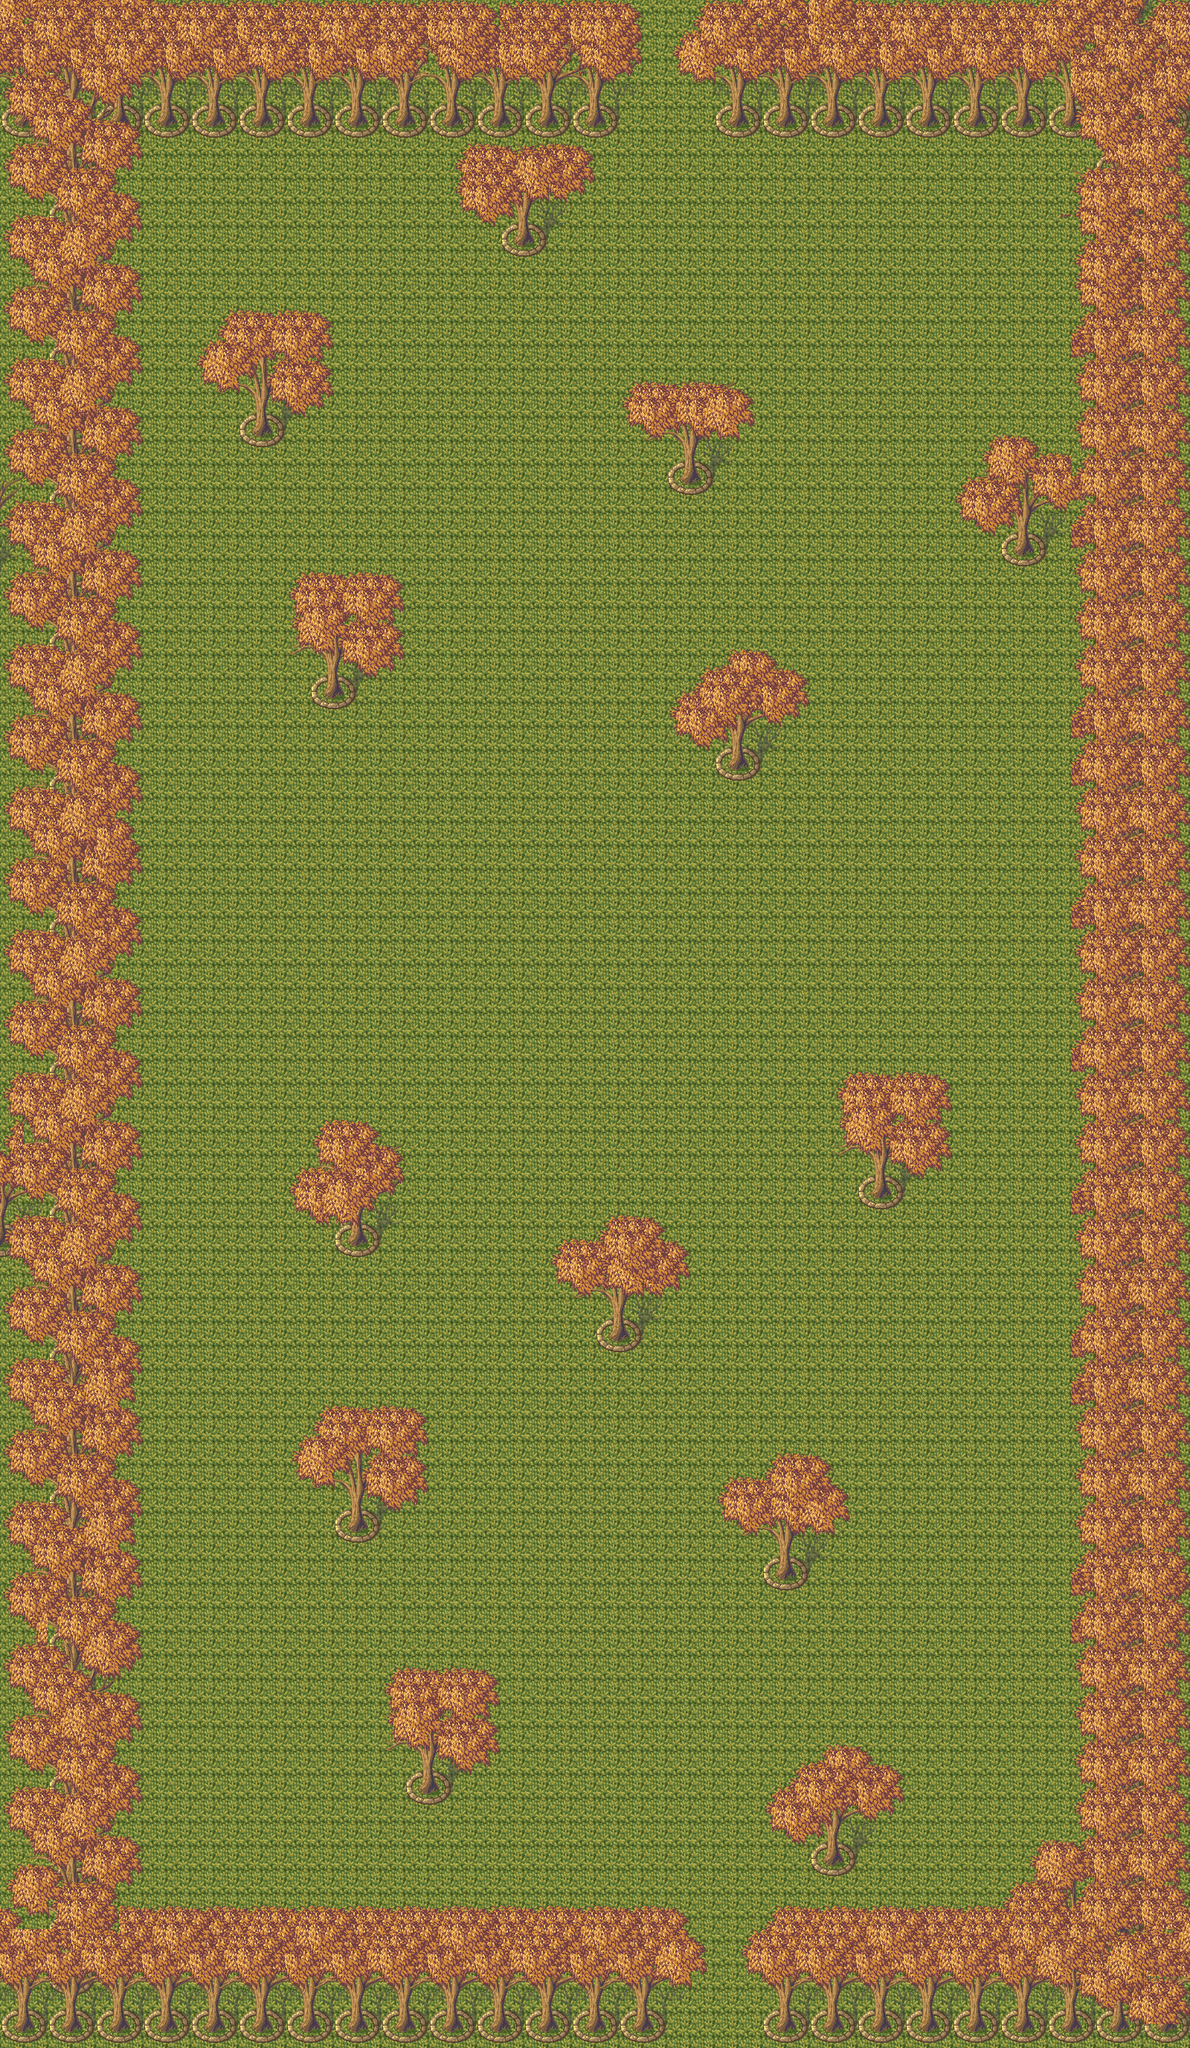

Rendered tile map (Tiled .tmx) drawn with the repository's tilesets; below, a short description and the map source with its tile grids summarised:
An orthogonal 50x86 tile map with 32x32 px tiles, 9 tile layers (U_Background, U_Tree1, U_decoration, U_Decoration2, ...), 3 tilesets and 53 objects (21x mob, 8x treasure, village1-garden2part2, village1-garden2part4).

<map version="1.2" tiledversion="1.2.5" orientation="orthogonal" renderorder="right-down" width="50" height="86" tilewidth="32" tileheight="32" infinite="0" nextlayerid="86" nextobjectid="345">
 <tileset firstgid="1" source="Outdoor.tsx" />
 <tileset firstgid="361" source="Hanging_signs.tsx" />
 <tileset firstgid="377" source="Beebos.tsx" />
 <layer id="77" name="U_Background" width="50" height="86">
  <data>[4300 cells, 4300 non-empty, 1 distinct tile ids]</data>
 </layer>
 <layer id="78" name="U_Tree1" width="50" height="86">
  <data>[4300 cells, 617 non-empty, 6 distinct tile ids]</data>
 </layer>
 <layer id="79" name="U_decoration" width="50" height="86">
  <data>[4300 cells, 0 non-empty, 0 distinct tile ids]</data>
 </layer>
 <layer id="80" name="U_Decoration2" width="50" height="86">
  <data>[4300 cells, 0 non-empty, 0 distinct tile ids]</data>
 </layer>
 <layer id="81" name="T_Tree1" width="50" height="86">
  <data>[4300 cells, 881 non-empty, 12 distinct tile ids]</data>
 </layer>
 <objectgroup id="8" name="Collisions">
  <object id="72" x="1408" y="2592" width="64" height="64" />
  <object id="75" x="1504" y="2208" width="64" height="64" />
  <object id="78" x="1088" y="2464" width="64" height="64" />
  <object id="79" x="1024" y="2080" width="64" height="64" />
  <object id="80" x="800" y="1760" width="64" height="64" />
  <object id="81" x="1152" y="1568" width="64" height="64" />
  <object id="83" x="960" y="992" width="64" height="64" />
  <object id="84" x="1344" y="704" width="64" height="64" />
  <object id="85" x="896" y="608" width="64" height="64" />
  <object id="92" x="672" y="288" width="64" height="64" />
  <object id="116" x="0" y="128" width="832" height="64" />
  <object id="117" x="320" y="544" width="64" height="64" />
  <object id="118" x="416" y="896" width="64" height="64" />
  <object id="136" x="448" y="1632" width="64" height="64" />
  <object id="137" x="448" y="2016" width="64" height="64" />
  <object id="138" x="544" y="2368" width="64" height="64" />
  <object id="140" x="64" y="2208" width="64" height="64" />
  <object id="309" x="960" y="128" width="640" height="64" />
  <object id="310" x="64" y="192" width="64" height="2496" />
  <object id="311" x="0" y="2688" width="896" height="64" />
  <object id="312" x="1024" y="2688" width="576" height="64" />
  <object id="315" x="1472" y="192" width="64" height="2496" />
 </objectgroup>
 <objectgroup id="9" name="Doorways">
  <object id="307" name="village1-garden2part2" x="896" y="2720" width="128" height="32">
   <properties>
    <property name="pos_x" type="int" value="48" />
    <property name="pos_y" type="int" value="3" />
   </properties>
  </object>
  <object id="308" name="village1-garden2part4" x="832" y="64" width="128" height="64">
   <properties>
    <property name="pos_x" type="int" value="28" />
    <property name="pos_y" type="int" value="49" />
   </properties>
  </object>
  <object id="337" name="apple_tree" type="treasure" x="960" y="1024" width="32" height="32">
   <properties>
    <property name="way_x" type="int" value="0" />
    <property name="way_y" type="int" value="1" />
   </properties>
  </object>
  <object id="338" name="apple_tree" type="treasure" x="448" y="928" width="32" height="32">
   <properties>
    <property name="way_x" type="int" value="0" />
    <property name="way_y" type="int" value="1" />
   </properties>
  </object>
  <object id="339" name="apple_tree" type="treasure" x="704" y="320" width="32" height="32">
   <properties>
    <property name="way_x" type="int" value="0" />
    <property name="way_y" type="int" value="1" />
   </properties>
  </object>
  <object id="340" name="apple_tree" type="treasure" x="1344" y="736" width="32" height="32">
   <properties>
    <property name="way_x" type="int" value="0" />
    <property name="way_y" type="int" value="1" />
   </properties>
  </object>
  <object id="341" name="apple_tree" type="treasure" x="1152" y="1600" width="32" height="32">
   <properties>
    <property name="way_x" type="int" value="0" />
    <property name="way_y" type="int" value="1" />
   </properties>
  </object>
  <object id="342" name="apple_tree" type="treasure" x="448" y="2048" width="32" height="32">
   <properties>
    <property name="way_x" type="int" value="0" />
    <property name="way_y" type="int" value="1" />
   </properties>
  </object>
  <object id="343" name="apple_tree" type="treasure" x="480" y="1664" width="32" height="32">
   <properties>
    <property name="way_x" type="int" value="0" />
    <property name="way_y" type="int" value="1" />
   </properties>
  </object>
  <object id="344" name="apple_tree" type="treasure" x="1088" y="2496" width="32" height="32">
   <properties>
    <property name="way_x" type="int" value="0" />
    <property name="way_y" type="int" value="1" />
   </properties>
  </object>
 </objectgroup>
 <objectgroup id="12" name="Beebos" />
 <objectgroup id="10" name="Mobs">
  <object id="316" name="blue_slime" type="mob" x="1120" y="256" width="32" height="32" />
  <object id="317" name="blue_slime" type="mob" x="1280" y="448" width="32" height="32" />
  <object id="318" name="blue_slime" type="mob" x="448" y="288" width="32" height="32" />
  <object id="319" name="blue_slime" type="mob" x="224" y="640" width="32" height="32" />
  <object id="320" name="blue_slime" type="mob" x="576" y="480" width="32" height="32" />
  <object id="321" name="blue_slime" type="mob" x="1088" y="608" width="32" height="32" />
  <object id="322" name="blue_slime" type="mob" x="640" y="736" width="32" height="32" />
  <object id="323" name="blue_slime" type="mob" x="1280" y="832" width="32" height="32" />
  <object id="324" name="blue_slime" type="mob" x="1344" y="1088" width="32" height="32" />
  <object id="325" name="blue_slime" type="mob" x="640" y="992" width="32" height="32" />
  <object id="326" name="blue_slime" type="mob" x="288" y="1312" width="32" height="32" />
  <object id="327" name="blue_slime" type="mob" x="800" y="1376" width="32" height="32" />
  <object id="328" name="blue_slime" type="mob" x="1312" y="1792" width="32" height="32" />
  <object id="329" name="blue_slime" type="mob" x="1280" y="1280" width="32" height="32" />
  <object id="330" name="blue_slime" type="mob" x="288" y="1824" width="32" height="32" />
  <object id="331" name="blue_slime" type="mob" x="768" y="1984" width="32" height="32" />
  <object id="332" name="blue_slime" type="mob" x="1280" y="2016" width="32" height="32" />
  <object id="333" name="blue_slime" type="mob" x="1312" y="2368" width="32" height="32" />
  <object id="334" name="blue_slime" type="mob" x="832" y="2304" width="32" height="32" />
  <object id="335" name="blue_slime" type="mob" x="288" y="2304" width="32" height="32" />
  <object id="336" name="blue_slime" type="mob" x="512" y="1184" width="32" height="32" />
 </objectgroup>
 <layer id="82" name="T_Tree2" width="50" height="86">
  <data>[4300 cells, 836 non-empty, 27 distinct tile ids]</data>
 </layer>
 <layer id="83" name="T_Tree4" width="50" height="86">
  <data>[4300 cells, 1166 non-empty, 18 distinct tile ids]</data>
 </layer>
 <layer id="84" name="T_Tree3" width="50" height="86">
  <data>[4300 cells, 990 non-empty, 18 distinct tile ids]</data>
 </layer>
 <layer id="85" name="T_Tree4" width="50" height="86">
  <data>[4300 cells, 571 non-empty, 18 distinct tile ids]</data>
 </layer>
</map>
